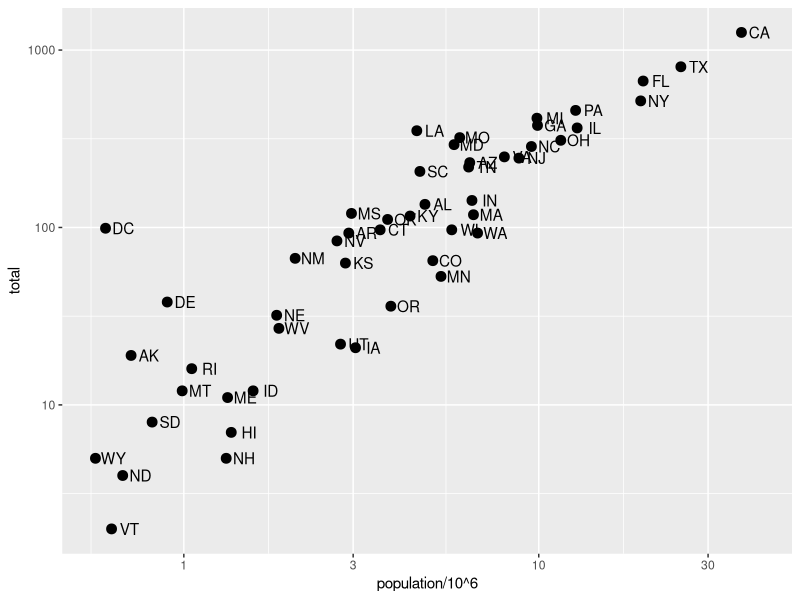
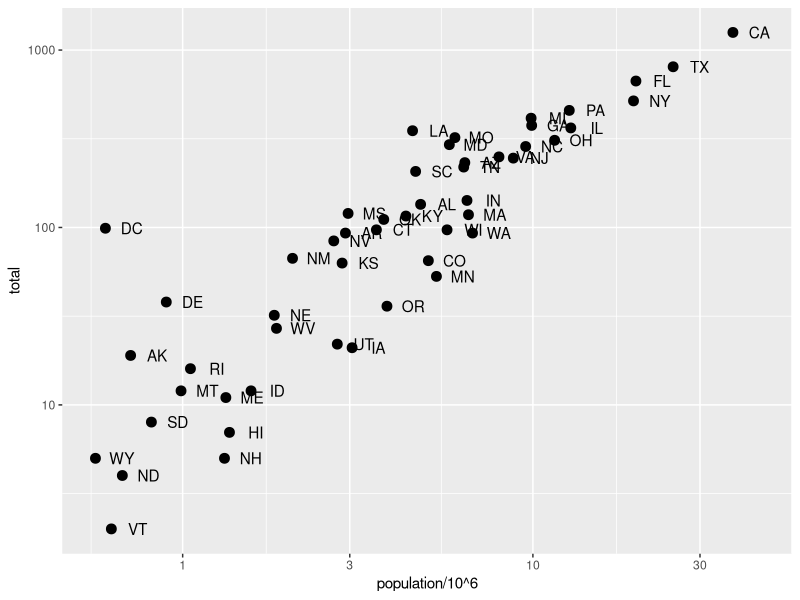

Write the R code that produced these figures, in order.
# define p
library(tidyverse)
library(dslabs)
data(murders)
p <- murders %>% ggplot(aes(population/10^6, total, label = abb))

# log base 10 scale the x-axis and y-axis
p + geom_point(size = 3) +
  geom_text(nudge_x = 0.05) +
  scale_x_continuous(trans = "log10") +
  scale_y_continuous(trans = "log10")

# efficient log scaling of the axes
p + geom_point(size = 3) +
  geom_text(nudge_x = 0.075) +
  scale_x_log10() +
  scale_y_log10()
